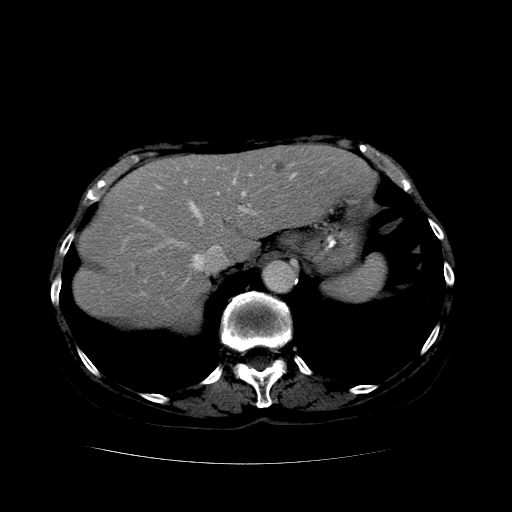
#> input picture Lectures Scripts/Data/Sample Liver Image.bmp, 512 x 512 px, found by its file name
$ python '[31] Shape Features Extraction for 2D.py'
#> lines starting #> are read from the running program, lines starting #| are printed output that depends on the picture; after the words box and inside, x2 and y2 are one past the last pixel; in counts of white or black regions, pixels touching at a corner belong together
### Lectures Scripts/Summer 2025 Codes v3/HMB_Summer_2025_Helpers.py
'''
========================================================================
        ╦ ╦┌─┐┌─┐┌─┐┌─┐┌┬┐  ╔╦╗┌─┐┌─┐┌┬┐┬ ┬  ╔╗ ┌─┐┬  ┌─┐┬ ┬┌─┐
        ╠═╣│ │└─┐└─┐├─┤│││  ║║║├─┤│ ┬ ││└┬┘  ╠╩╗├─┤│  ├─┤├─┤├─┤
        ╩ ╩└─┘└─┘└─┘┴ ┴┴ ┴  ╩ ╩┴ ┴└─┘─┴┘ ┴   ╚═╝┴ ┴┴─┘┴ ┴┴ ┴┴ ┴
========================================================================
# Author: Hossam Magdy Balaha
# Initial Creation Date: May 21st, 2025
# Last Modification Date: Jul 18th, 2025
# Permissions and Citation: Refer to the README file.
'''

# Import necessary libraries.
import os  # For file path operations.
import sys  # For system-specific parameters and functions.
import cv2  # For image processing tasks.
import pickle  # For serializing and deserializing Python objects.
import optuna  # For hyperparameter optimization.
import pandas as pd  # For data manipulation and analysis.
# Install the `shutup` library to suppress warnings: pip install shutup
import shutup  # To suppress the differ warnings.
import trimesh  # For 3D mesh operations and visualization.
import numpy as np  # For numerical operations.
import matplotlib.pyplot as plt  # For plotting and visualization.
# You can import specific classes from scikit-learn as needed.
from sklearn.preprocessing import *  # Import all preprocessing classes from scikit-learn.
from sklearn.metrics import *  # Import all metrics classes from scikit-learn.
from sklearn.model_selection import *  # Import all model selection classes from scikit-learn.

import matplotlib

# To avoid the "No display found" error when running on a server or headless environment.
matplotlib.use("Agg")

# To avoid RecursionError in large images.
# Default recursion limit is 1000.
sys.setrecursionlimit(10 ** 8)

# Suppress warnings from the `shutup` library.
shutup.please()  # Suppress all warnings from the `shutup` library.
#> (this line was passed over: shutup is not available in this run)


# ===========================================================================================
# Function(s) for reading and preprocessing 3D medical imaging data.
# ===========================================================================================

# [1671 lines left out: functions ReadVolume, ReadVolumeSpecificClasses, ExtractMultipleObjectsFromROI, FirstOrderFeatures2D, FirstOrderFeatures2DV2, CalculateGLCMCooccuranceMatrix and 13 more, not called in this run]


# ===========================================================================================
# Function(s) for calculating shape features.
# ===========================================================================================
def ShapeFeatures2D(matrix):
  """
  Calculate shape features of a given binary matrix in 2D.
  The function computes various shape features such as area, perimeter,
  centroid, bounding box, aspect ratio, compactness, eccentricity,
  convex hull area, extent, solidity, major and minor axis lengths,
  orientation, and roundness.
  Args:
    matrix: A matrix representing the binary image or segmented region.
  Returns:
    A dictionary containing the calculated shape features.
  """

  # Check if the input matrix is empty or not.
  if (matrix is None or matrix.size == 0):
    # Raise error if the matrix is empty.
    raise ValueError("The input matrix is empty. Please provide a valid matrix.")

  # Calculate the Shape Features:

  # 1. Area.
  # Counts the number of non-zero pixels in the cropped image.
  area = cv2.countNonZero(matrix)

  # 2. Perimeter.
  # Finds contours in the matrix image.
  contours, _ = cv2.findContours(matrix, cv2.RETR_EXTERNAL, cv2.CHAIN_APPROX_SIMPLE)
  # Identifies the largest contour.
  largestContour = max(contours, key=cv2.contourArea)
  # Calculates the perimeter of the largest contour.
  perimeter = cv2.arcLength(largestContour, True)

  # 3. Centroid.
  # Computes moments of the matrix.
  moments = cv2.moments(matrix)
  # Calculates the X-coordinate of the centroid.
  centroidX = int(moments["m10"] / moments["m00"])
  # Calculates the Y-coordinate of the centroid.
  centroidY = int(moments["m01"] / moments["m00"])

  # 4. Bounding Box.
  # Recalculates the bounding box for the matrix.
  x, y, w, h = cv2.boundingRect(matrix)

  # 5. Aspect Ratio.
  # Computes the aspect ratio of the bounding box.
  aspectRatio = w / h

  # 6. Compactness.
  # Calculates compactness using perimeter and area.
  compactness = (perimeter ** 2) / (4 * np.pi * area)

  # 7. Eccentricity.
  # Computes normalized second-order moment mu20.
  mu20 = moments["mu20"] / moments["m00"]
  # Computes normalized second-order moment mu02.
  mu02 = moments["mu02"] / moments["m00"]
  # Calculates eccentricity based on moments.
  eccentricity = np.sqrt(1 - (mu02 / mu20))

  # 8. Convex Hull.
  # Finds the convex hull of the largest contour.
  smallestConvexHull = cv2.convexHull(largestContour)
  # Calculates the area of the convex hull.
  convexHullArea = cv2.contourArea(smallestConvexHull)

  # 9. Extent (or Rectangularity).
  # Computes the extent as the ratio of contour area to bounding box area.
  extent = area / (w * h)

  # 10. Solidity.
  # Calculates solidity as the ratio of contour area to convex hull area.
  solidity = area / convexHullArea

  # 11. Major Axis Length.
  # Computes the length of the major axis using the second-order moment mu20.
  majorAxisLength = 2 * np.sqrt(moments["m20"] / moments["m00"])

  # 12. Minor Axis Length.
  # Computes the length of the minor axis using the second-order moment mu02.
  minorAxisLength = 2 * np.sqrt(moments["m02"] / moments["m00"])

  # 13. Orientation.
  # Calculates orientation angle as the angle of the major axis of the ellipse.
  orientation = 0.5 * np.arctan2(2 * moments["mu11"], moments["mu20"] - moments["mu02"])

  # 14. Roundness.
  # Computes roundness based on area and perimeter.
  roundness = (4 * area) / (np.pi * perimeter ** 2)

  # 15. Symmetry.
  # Flip the matrix horizontally and vertically.
  flippedHorizontal = np.fliplr(matrix)
  flippedVertical = np.flipud(matrix)
  # Calculate the symmetry score for horizontal flipping.
  horizontalSymmetry = np.sum(matrix == flippedHorizontal) / area
  # Calculate the symmetry score for vertical flipping.
  verticalSymmetry = np.sum(matrix == flippedVertical) / area
  # Calculate the average symmetry score.
  symmetry = (horizontalSymmetry + verticalSymmetry) / 2.0

  # 16. Elongation.
  # Calculate the elongation based on the major and minor axis lengths.
  elongation = majorAxisLength / minorAxisLength

  # 17. Thinness Ratio.
  # Calculate the thinness ratio based on the perimeter and area.
  thinnessRatio = np.power(perimeter, 2) / area

  # 18. Convexity.
  # Convexity measures how close the shape is to being convex.
  # It is the ratio of the perimeter of the convex hull to the perimeter of the shape.
  # True: The contour is closed, False: The contour is open.
  convexHullPerimeter = cv2.arcLength(smallestConvexHull, True)
  convexity = convexHullPerimeter / perimeter

  # 19. Sparseness.
  # Sparseness measures how "spread out" the shape is.
  # Calculate the area of the bounding box.
  boundingBoxArea = w * h
  # Compute sparseness as a measure of spread.
  sparseness = (np.sqrt(area / boundingBoxArea) - (area / boundingBoxArea))

  # 20. Curvature.
  # Curvature measures how sharply the contour bends at each point.
  curvatures = []
  for i in range(len(largestContour)):
    # Loop through all points in the largest contour.
    p1 = largestContour[i - 1][0]  # Previous point.
    p2 = largestContour[i][0]  # Current point.
    p3 = largestContour[(i + 1) % len(largestContour)][0]  # Next point.
    # Calculate the curvature using the cross product and dot product.
    v1 = p2 - p1  # Vector from p1 to p2.
    v2 = p3 - p2  # Vector from p2 to p3.
    crossProduct = np.cross(v1, v2)  # Cross product of the vectors.
    dotProduct = np.dot(v1, v2)  # Dot product of the vectors.
    angle = np.arctan2(crossProduct, dotProduct)  # Angle between the vectors.
    curvatures.append(angle)  # Append the curvature to the list.
  # Calculate the average curvature.
  averageCurvature = np.mean(curvatures)
  # Calculate the standard deviation of curvature.
  stdCurvature = np.std(curvatures)

  # Return all calculated features as a dictionary.
  return {
    "Area"               : area,
    "Perimeter"          : perimeter,
    "Centroid X"         : centroidX,
    "Centroid Y"         : centroidY,
    "Bounding Box X"     : x,
    "Bounding Box Y"     : y,
    "Bounding Box W"     : w,
    "Bounding Box H"     : h,
    "Aspect Ratio"       : aspectRatio,
    "Compactness"        : compactness,
    "Eccentricity"       : eccentricity,
    "Convex Hull Area"   : convexHullArea,
    "Extent"             : extent,
    "Solidity"           : solidity,
    "Major Axis Length"  : majorAxisLength,
    "Minor Axis Length"  : minorAxisLength,
    "Orientation"        : orientation,
    "Roundness"          : roundness,
    "Horizontal Symmetry": horizontalSymmetry,
    "Vertical Symmetry"  : verticalSymmetry,
    "Symmetry"           : symmetry,
    "Elongation"         : elongation,
    "Thinness Ratio"     : thinnessRatio,
    "Convexity"          : convexity,
    "Sparseness"         : sparseness,
    "Curvature"          : averageCurvature,
    "Std Curvature"      : stdCurvature,
  }


# [1015 lines left out: functions ShapeFeatures3D, CalculatePerformanceMetrics, GetScalerObject, GetMLClassificationModelObject, PerformFeatureSelection, PerformDataBalancing and 3 more, not called in this run]


class OptunaTuning(object):
  # [447 lines left out: functions __init__, ObjectiveFunction, Tune, GetStudy, GetBestParams, GetBestValue and 4 more, not called in this run]

### Lectures Scripts/Summer 2025 Codes v3/[31] Shape Features Extraction for 2D.py
'''
========================================================================
        ╦ ╦┌─┐┌─┐┌─┐┌─┐┌┬┐  ╔╦╗┌─┐┌─┐┌┬┐┬ ┬  ╔╗ ┌─┐┬  ┌─┐┬ ┬┌─┐
        ╠═╣│ │└─┐└─┐├─┤│││  ║║║├─┤│ ┬ ││└┬┘  ╠╩╗├─┤│  ├─┤├─┤├─┤
        ╩ ╩└─┘└─┘└─┘┴ ┴┴ ┴  ╩ ╩┴ ┴└─┘─┴┘ ┴   ╚═╝┴ ┴┴─┘┴ ┴┴ ┴┴ ┴
========================================================================
# Author: Hossam Magdy Balaha
# Initial Creation Date: Jun 19th, 2024
# Last Modification Date: Jul 7th, 2025
# Permissions and Citation: Refer to the README file.
'''

# Import necessary libraries.
import os  # For file path operations.
import cv2  # For image processing and reading files.
from HMB_Summer_2025_Helpers import *

# Define path to sample liver image file.
caseImgPath = r"Data/Sample Liver Image.bmp"
# Define path to corresponding liver segmentation mask file.
caseSegPath = r"Data/Sample Liver Segmentation.bmp"

# Verify both image and mask files exist before attempting to load.
if (not os.path.exists(caseImgPath)) or (not os.path.exists(caseSegPath)):
  # Raise error with descriptive message if any file is missing.
  raise FileNotFoundError("One or more files were not found. Please check the file paths.")

# Load input image as grayscale (single channel intensity values).
caseImg = cv2.imread(caseImgPath, cv2.IMREAD_GRAYSCALE)
#> caseImg is the input picture: shape (512, 512); min 0, max 255, mean 24.9
# Load segmentation mask as grayscale (binary or labeled format).
caseSeg = cv2.imread(caseSegPath, cv2.IMREAD_GRAYSCALE)
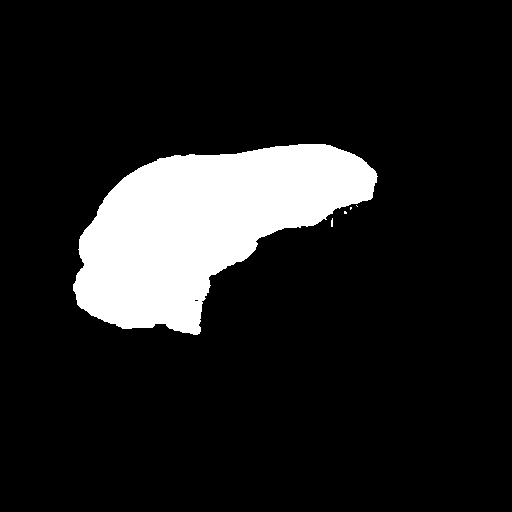
#> input picture Lectures Scripts/Data/Sample Liver Segmentation.bmp, 512 x 512 px, found by its file name
#> caseSeg: shape (512, 512); 12.6% white; 5 white regions (4 under 20 px)

# Extract Region of Interest (ROI) by masking input image with segmentation.
roi = cv2.bitwise_and(caseImg, caseSeg)
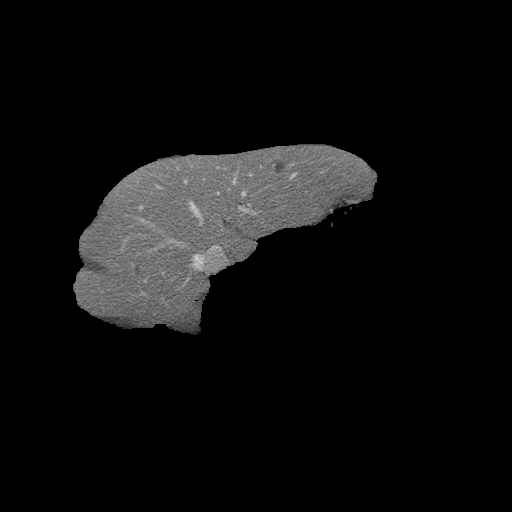
#> roi: shape (512, 512); min 0, max 214, mean 14.5

# Calculate bounding box coordinates of non-zero region in ROI.
x, y, w, h = cv2.boundingRect(roi)
#> x = 73; y = 144; w = 305; h = 191
# Crop ROI to tight bounding box around segmented area.
cropped = roi[y:y + h, x:x + w]
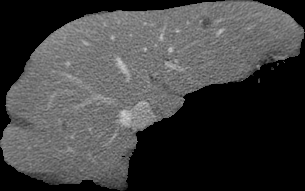
#> cropped: shape (191, 305); min 0, max 214, mean 65.2

# Validate cropped image contains non-zero pixels to prevent empty processing.
if (np.sum(cropped) <= 0):
  # Raise error if cropped image is completely black/empty.
  raise ValueError("The cropped image is empty. Please check the segmentation mask.")

# Call the ShapeFeatures2D function to calculate shape features.
shapeFeatures = ShapeFeatures2D(cropped)
#> in ShapeFeatures2D, `area = cv2.countNonZero(matrix)`: area = 32903
#> in ShapeFeatures2D, `contours, _ = cv2.findContours(matrix, cv2.RETR_EXTERNAL, cv2.CHAIN_AP..`: contours = 5 contours, 4 with area under 20; largest, box (x1, y1, x2, y2) and area: (0, 0, 305, 191) 32494
#> in ShapeFeatures2D, `largestContour = max(contours, key=cv2.contourArea)`: largestContour = contour of 345 points, box (x1, y1, x2, y2) (0, 0, 305, 191), area 32494
#> in ShapeFeatures2D, `perimeter = cv2.arcLength(largestContour, True)`: perimeter = 883.3
#> in ShapeFeatures2D, `moments = cv2.moments(matrix)`: moments = moments, m00 3795918, centre m10/m00, m01/m00 = (129.2, 79.46)
#> in ShapeFeatures2D, `centroidX = int(moments["m10"] / moments["m00"])`: centroidX = 129
#> in ShapeFeatures2D, `centroidY = int(moments["m01"] / moments["m00"])`: centroidY = 79
#> in ShapeFeatures2D, `x, y, w, h = cv2.boundingRect(matrix)`: x = 0; w = 305; h = 191
#> in ShapeFeatures2D, `aspectRatio = w / h`: aspectRatio = 1.6
#> in ShapeFeatures2D, `compactness = (perimeter ** 2) / (4 * np.pi * area)`: compactness = 1.89
#> in ShapeFeatures2D, `mu20 = moments["mu20"] / moments["m00"]`: mu20 = 5385.1
#> in ShapeFeatures2D, `mu02 = moments["mu02"] / moments["m00"]`: mu02 = 2194.4
#> in ShapeFeatures2D, `eccentricity = np.sqrt(1 - (mu02 / mu20))`: eccentricity = 0.77
#> in ShapeFeatures2D, `smallestConvexHull = cv2.convexHull(largestContour)`: smallestConvexHull = contour of 34 points, box (x1, y1, x2, y2) (0, 0, 305, 191), area 38416
#> in ShapeFeatures2D, `convexHullArea = cv2.contourArea(smallestConvexHull)`: convexHullArea = 38416
#> in ShapeFeatures2D, `extent = area / (w * h)`: extent = 0.565
#> in ShapeFeatures2D, `solidity = area / convexHullArea`: solidity = 0.856
#> in ShapeFeatures2D, `majorAxisLength = 2 * np.sqrt(moments["m20"] / moments["m00"])`: majorAxisLength = 297.2
#> in ShapeFeatures2D, `minorAxisLength = 2 * np.sqrt(moments["m02"] / moments["m00"])`: minorAxisLength = 184.5
#> in ShapeFeatures2D, `orientation = 0.5 * np.arctan2(2 * moments["mu11"], moments["mu20"] - ..`: orientation = -0.447
#> in ShapeFeatures2D, `roundness = (4 * area) / (np.pi * perimeter ** 2)`: roundness = 0.0537
#> in ShapeFeatures2D, `flippedHorizontal = np.fliplr(matrix)`:
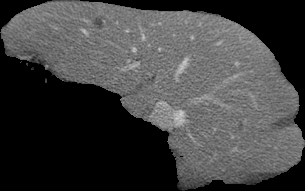
#> flippedHorizontal: shape (191, 305); min 0, max 214, mean 65.2
#> in ShapeFeatures2D, `flippedVertical = np.flipud(matrix)`:
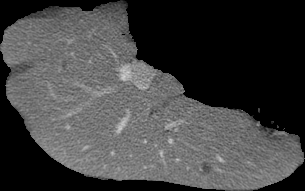
#> flippedVertical: shape (191, 305); min 0, max 214, mean 65.2
#> in ShapeFeatures2D, `horizontalSymmetry = np.sum(matrix == flippedHorizontal) / area`: horizontalSymmetry = 0.3
#> in ShapeFeatures2D, `verticalSymmetry = np.sum(matrix == flippedVertical) / area`: verticalSymmetry = 0.346
#> in ShapeFeatures2D, `symmetry = (horizontalSymmetry + verticalSymmetry) / 2.0`: symmetry = 0.323
#> in ShapeFeatures2D, `elongation = majorAxisLength / minorAxisLength`: elongation = 1.61
#> in ShapeFeatures2D, `thinnessRatio = np.power(perimeter, 2) / area`: thinnessRatio = 23.71
#> in ShapeFeatures2D, `convexHullPerimeter = cv2.arcLength(smallestConvexHull, True)`: convexHullPerimeter = 783.8
#> in ShapeFeatures2D, `convexity = convexHullPerimeter / perimeter`: convexity = 0.887
#> in ShapeFeatures2D, `boundingBoxArea = w * h`: boundingBoxArea = 58255
#> in ShapeFeatures2D, `sparseness = (np.sqrt(area / boundingBoxArea) - (area / boundingBoxAre..`: sparseness = 0.187
#> the loop in ShapeFeatures2D, `for i in range(len(largestContour)):` made 345 passes
#> (p1, p2, p3, v1, v2, crossProduct, dotProduct, angle) on passes 1 to 3: ([252, 0], [225, 0], [224, 1], [-27, 0], [-1, 1], -27, 27, -0.785), ([225, 0], [224, 1], [216, 1], [-1, 1], [-8, 0], 8, 8, 0.785), ([224, 1], [216, 1], [215, 2], [-8, 0], [-1, 1], -8, 8, -0.785)
#> after the loop in ShapeFeatures2D, `for i in range(len(largestContour)):`: curvatures = 345 values, max 1.57 at index 175, min -2.36 at index 270, mean -0.0182
#> in ShapeFeatures2D, `averageCurvature = np.mean(curvatures)`: averageCurvature = -0.0182
#> in ShapeFeatures2D, `stdCurvature = np.std(curvatures)`: stdCurvature = 0.85
#> shapeFeatures = 27 items

# Print the calculated shape features.
print("Shape Features:")
for feature, value in shapeFeatures.items():
  print(f"{feature}: {value:0.4f}")
#> this loop made 27 passes
#> (feature, value) on passes 1 to 12: ('Area', 32903), ('Perimeter', 883.3), ('Centroid X', 129), ('Centroid Y', 79), ('Bounding Box X', 0), ('Bounding Box Y', 0), ('Bounding Box W', 305), ('Bounding Box H', 191), ('Aspect Ratio', 1.6), ('Compactness', 1.89), ('Eccentricity', 0.77), ('Convex Hull Area', 38416)
#| Area: 32903.0000
#| Perimeter: 883.2519
#| Centroid X: 129.0000
#| Centroid Y: 79.0000
#| Bounding Box X: 0.0000
#| Bounding Box Y: 0.0000
#| Bounding Box W: 305.0000
#| Bounding Box H: 191.0000
#> (further printed lines are left out)
